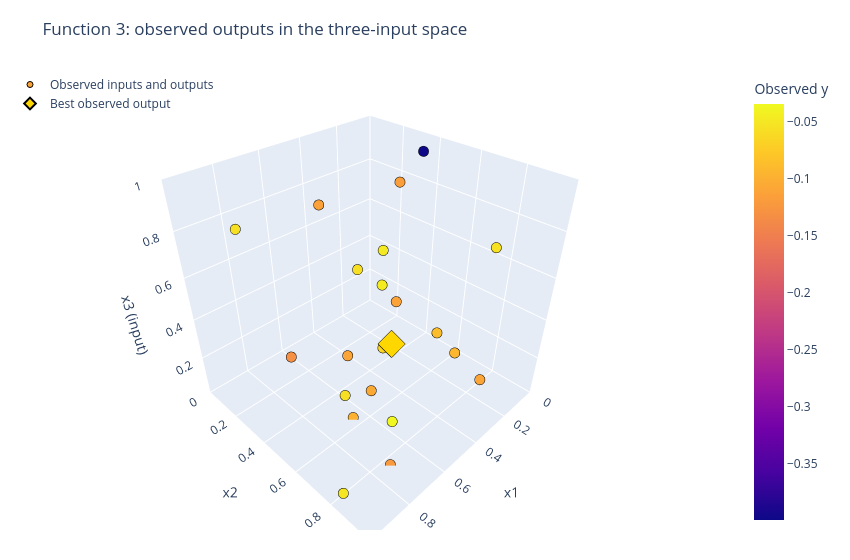

Write notebook code for a chart like this one.
### Code cell
# All three axes are inputs; measured output is colour, with no fitted surface.
cloud = plot_observed_input_cloud(
    review["inputs"].to_numpy(), review["outputs"].to_numpy(),
    title=f"Function {FUNCTION_NUMBER}: observed outputs in the three-input space", **CLOUD_SETTINGS,
    save_to=FIGURES_DIR / "observed-input-cloud.html",
)
cloud.show(config={**PLOT_CONFIG, "responsive": CLOUD_SETTINGS["width"] is None})

### Figure 1 — Plotly figure (JSON) as saved in the notebook; plotly's stock layout.template omitted (floating-point values rounded to 4 significant figures)
{"data": [{"customdata": [-0.1121, -0.08796, -0.1114, -0.03484, -0.04801, -0.1106, -0.3989, -0.1139, -0.1315, -0.09419, -0.04695, -0.106, -0.118, -0.03638, -0.05676, -0.05643, -0.05128, -0.05421, -0.05664, -0.09837, -0.1214, -0.06587], "hovertemplate": "x1=%{x:.4f}<br>x2=%{y:.4f}<br>x3=%{z:.4f}<br>Observed y=%{customdata:.4f}<extra></extra>", "marker": {"cmax": -0.03484, "cmin": -0.3989, "color": [-0.1121, -0.08796, -0.1114, -0.03484, -0.04801, -0.1106, -0.3989, -0.1139, -0.1315, -0.09419, -0.04695, -0.106, -0.118, -0.03638, -0.05676, -0.05643, -0.05128, -0.05421, -0.05664, -0.09837, -0.1214, -0.06587], "colorbar": {"title": {"text": "Observed y"}}, "colorscale": [[0.0, "#0d0887"], [0.1111, "#46039f"], [0.2222, "#7201a8"], [0.3333, "#9c179e"], [0.4444, "#bd3786"], [0.5556, "#d8576b"], [0.6667, "#ed7953"], [0.7778, "#fb9f3a"], [0.8889, "#fdca26"], [1.0, "#f0f921"]], "line": {"color": "black", "width": 1}, "size": 6}, "mode": "markers", "name": "Observed inputs and outputs", "type": "scatter3d", "x": [0.1715, 0.2421, 0.5349, 0.4926, 0.1346, 0.3455, 0.1518, 0.6455, 0.7469, 0.1705, 0.2205, 0.666, 0.04681, 0.6001, 0.966, 0.3351, 0.9545, 0.3523, 0.9038, 0.6585, 0.7212, 0.4952], "y": [0.3439, 0.6441, 0.3985, 0.6116, 0.2199, 0.9414, 0.44, 0.3971, 0.2842, 0.697, 0.2978, 0.672, 0.2314, 0.7251, 0.8611, 0.2575, 0.8195, 0.9308, 0.2689, 0.5582, 0.831, 0.5686], "z": [0.2487, 0.2724, 0.1734, 0.3402, 0.4582, 0.2694, 0.9909, 0.9198, 0.2263, 0.1492, 0.3436, 0.2463, 0.7706, 0.06609, 0.5668, 0.4595, 0.04216, 0.8498, 0.8752, 0.006012, 0.001845, 0.2952]}, {"customdata": [-0.03484], "hovertemplate": "Best observed y=%{customdata:.4f}<extra></extra>", "marker": {"color": "gold", "line": {"color": "black", "width": 2}, "size": 9, "symbol": "diamond"}, "mode": "markers", "name": "Best observed output", "type": "scatter3d", "x": [0.4926], "y": [0.6116], "z": [0.3402]}], "layout": {"autosize": false, "height": 560, "legend": {"x": 0, "y": 1}, "margin": {"b": 30, "l": 10, "r": 80, "t": 70}, "scene": {"aspectmode": "cube", "dragmode": "orbit", "xaxis": {"range": [0, 1], "title": {"text": "x1"}}, "yaxis": {"range": [0, 1], "title": {"text": "x2"}}, "zaxis": {"range": [0, 1], "title": {"text": "x3 (input)"}}}, "title": {"text": "Function 3: observed outputs in the three-input space"}, "width": 850}}
